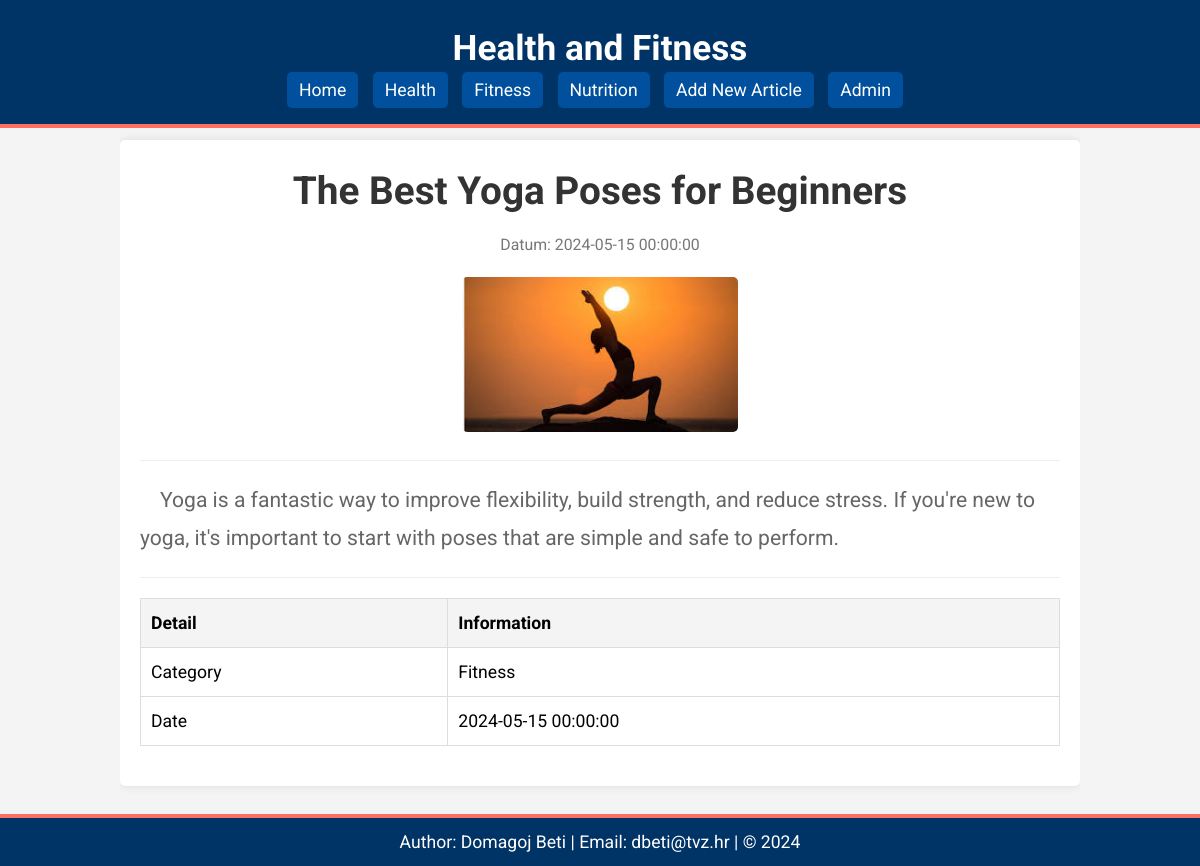
/clanak.php?id=5, run on the app's committed database.
### tables this page shows
CREATE TABLE `vijesti` (
  `id` int(11) NOT NULL,
  `naslov` varchar(255) NOT NULL,
  `sazetak` text NOT NULL,
  `tekst` text NOT NULL,
  `slika` varchar(255) NOT NULL,
  `kategorija` varchar(50) NOT NULL,
  `arhiva` tinyint(1) NOT NULL DEFAULT 0,
  `datum` datetime NOT NULL
);

### clanak.php (the view, shortened to what this page needs)
<?php include 'header.php'; ?>
<?php
include 'connect.php';
$id = mysqli_real_escape_string($dbc, $_GET['id']);
$query = "SELECT * FROM vijesti WHERE id = '$id'";
$result = mysqli_query($dbc, $query);
if (mysqli_num_rows($result) > 0) {
    $row = mysqli_fetch_assoc($result);
    echo '<article id="' . str_replace(' ', '-', strtolower($row['naslov'])) . '" class="detailed-article">';
    echo '<h3>' . $row['naslov'] . '</h3>';
    echo '<span>' . 'Datum: ' . $row['datum'] . '</span>';
    echo '<div class="article-image-container"><img src="images/' . $row['slika'] . '" alt="' . $row['naslov'] . '"></div>';
    echo '<hr>';
    echo '<p>' . $row['tekst'] . '</p>';
    echo '<hr>';
    echo '<table>';
    echo '<tr><th>Detail</th><th>Information</th></tr>';
    echo '<tr><td>Category</td><td>' . ucfirst($row['kategorija']) . '</td></tr>';
    echo '<tr><td>Date</td><td>' . $row['datum'] . '</td></tr>';
    echo '</table>';
    echo '</article>';
} else {
    echo '<p>Article not found.</p>';
}
?>
<?php include 'footer.php'; ?>

### style.css (style rules this page uses)
* { margin: 0; padding: 0; box-sizing: border-box; }
body { font-family: 'Roboto', sans-serif; line-height: 1.6; background-color: #f4f4f4; padding-top: 120px; padding-bottom: 60px; display: flex; justify-content: center; font-size: 1.1em; }
.detailed-article { background: #fff; padding: 20px; margin-bottom: 20px; box-shadow: 0 0 10px rgba(0, 0, 0, 0.1); border-radius: 5px; font-family: 'Roboto', sans-serif; }
.detailed-article h3 { font-size: 2.2em; margin-bottom: 10px; color: #333; text-align: center; font-weight: bold; }
.detailed-article span { display: block; text-align: center; color: #777; margin-bottom: 20px; font-size: 0.9em; }
.article-image-container { text-align: center; margin: 20px 0; }
.article-image-container img { max-width: 30%; width: 100%; border-radius: 5px; }
.detailed-article p { color: #666; line-height: 1.8; font-size: 1.2em; text-indent: 20px; margin-bottom: 20px; }
.detailed-article hr { border: 0; border-top: 1px solid #eee; margin: 20px 0; }
.detailed-article table { width: 100%; border-collapse: collapse; margin: 20px 0; }
.detailed-article table, .detailed-article th, .detailed-article td { border: 1px solid #ddd; }
.detailed-article th, .detailed-article td { padding: 10px; text-align: left; }
.detailed-article th { background-color: #f4f4f4; font-weight: bold; }

### data on the page
vijesti: naslov "The Best Yoga Poses for Beginners", datum "2024-05-15 00:00:00", slika (picture), tekst "Yoga is a fantastic way to improve flexibility, build strength, and reduce stress. If you're new to yoga, it's important to start with poses that are simple and safe to perform.", kategorija "Fitness"
